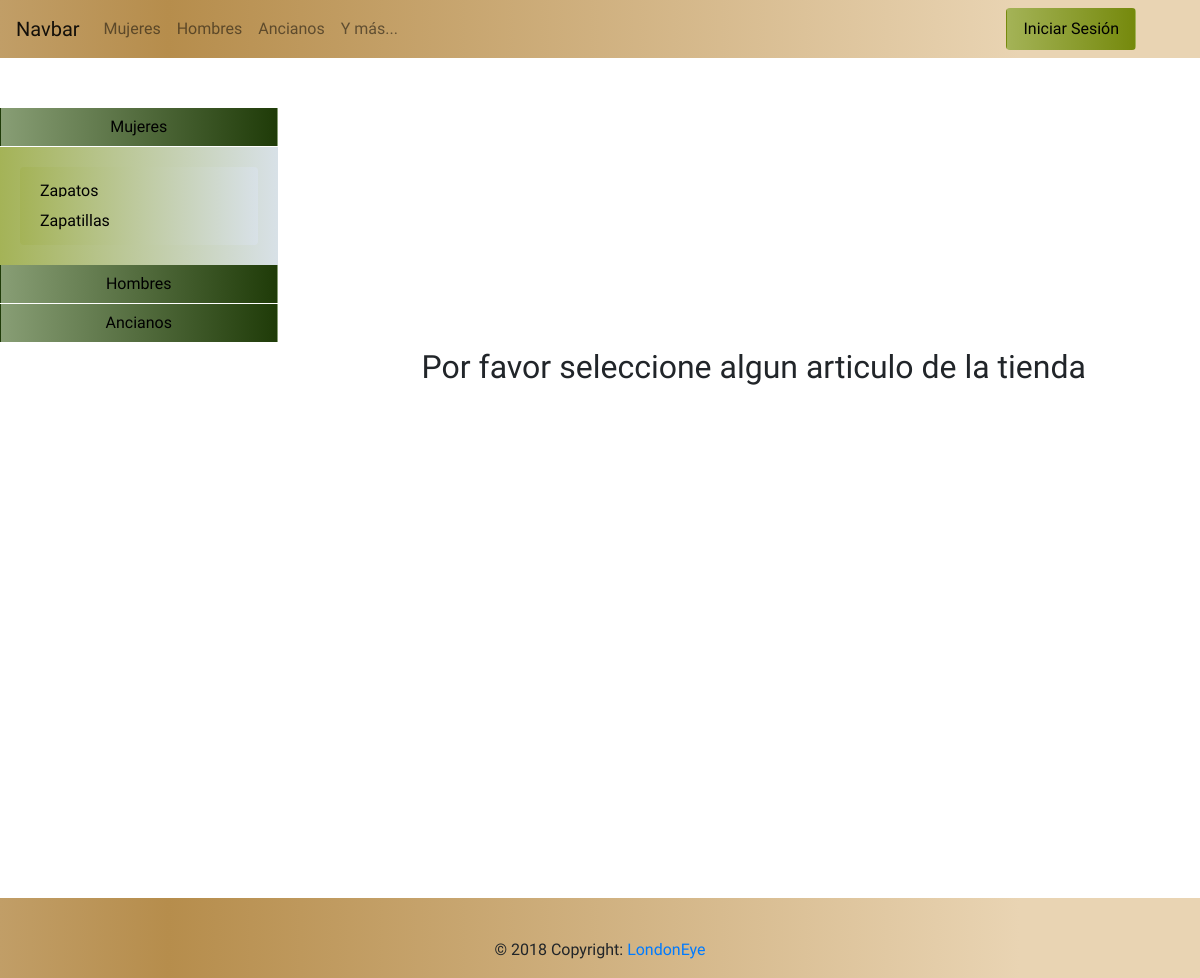
Screenshot of /tienda/tienda/3 with the database file from the repository.
### tables this page shows
CREATE TABLE `tipo_ropa` (
  `id_tipo_ropa` int(11) NOT NULL,
  `nombre_tipo_ropa` varchar(50) NOT NULL,
  `imagen_tipo_ropa` varchar(255) NOT NULL,
  `estado` int(11) DEFAULT '1',
  `estado_importante` int(11) NOT NULL DEFAULT '0'
);

CREATE TABLE `sub_tipo_ropa` (
  `id_sub_tipo_ropa` int(11) NOT NULL,
  `nombre_sub_tipo_ropa` varchar(50) NOT NULL,
  `estado` int(11) NOT NULL DEFAULT '1'
);

### application/libraries/Layout_tienda.php (called while the page is built, shortened)
<?php if ( ! defined('BASEPATH') ) exit('No direct script access allowed');
class Layout_tienda
{
private $CI;
public $layout = 'plantilla_tienda';
public function __construct($layout = 'plantilla_tienda')
{
$this->CI =& get_instance();
$this->layout = $layout;
}
function view($view = null, $data = null, $return = false)
{
$layout = "layouts/{$this->layout}";
$vista = (substr($view, 0, 1) == '/' ? $view : "{$this->CI->router->directory}{$this->CI->router->class}/{$view}");
$load_view = array('content_for_layout' => $this->CI->load->view($vista, $data, true));
if ( $return )
return $this->CI->load->view($layout, $load_view, true);
else
$this->CI->load->view($layout, $load_view, false);
}
}

### application/controllers/Tienda.php (called while the page is built, shortened)
<?php
class Tienda extends CI_Controller {
public function tienda($id_tipo_topa){
			$data = array(
				'id_tipo_topa_url' => $id_tipo_topa ,
			);
			$this->layout_tienda->view("tienda/articulos",$data);
}
}

### index.php (called while the page is built, shortened)
<?php
require_once BASEPATH.'core/CodeIgniter.php';

### application/views/tienda/tienda/articulos.php (the view)
<div class="row tienda_productos">
	<div class="col-lg-3 col-md-3 col-sm-12 col-xs-12" style="padding-top: 50px">
 <?php
  $tipo_ropas = $this->db->query("SELECT * FROM tipo_ropa WHERE estado = 1 AND id_tipo_ropa IN (SELECT tipo_ropa FROM ropa_tienda WHERE estado_ropa = 1);");
 ?>
 <?php foreach ($tipo_ropas->result() as $tipo_ropa): ?>
				 <p>
					 <button class="btn btn-block collapse_boton" type="button" data-toggle="collapse" data-target="#collapse_<?php echo $tipo_ropa->nombre_tipo_ropa ?>" aria-expanded="false" aria-controls="collapse">
								 <?php echo $tipo_ropa->nombre_tipo_ropa ?>
						</button>
				 </p>
				 <div class="collapse <?php echo $tipo_ropa->id_tipo_ropa == $id_tipo_topa_url ? 'show':'';?> " id="collapse_<?php echo $tipo_ropa->nombre_tipo_ropa ?>">
					 <div class="card-body cuerpo_tarjeta">
						 <ul class="list-group li_sin_margen">
		 <?php
	 	$sub_tipo_ropas = $this->db->query("SELECT * FROM sub_tipo_ropa WHERE estado = 1 AND id_sub_tipo_ropa IN (SELECT sub_tipo_ropa FROM ropa_tienda WHERE estado_ropa = 1 AND $tipo_ropa->id_tipo_ropa = tipo_ropa);");
	 	 ?>
			   <?php foreach ($sub_tipo_ropas->result() as $sub_tipo_ropa): ?>
								 <li class="list-group-item borderless"><a onclick="articulos_tienda(<?php echo $tipo_ropa->id_tipo_ropa ?>,<?php echo $sub_tipo_ropa->id_sub_tipo_ropa ?>)"><?php echo $sub_tipo_ropa->nombre_sub_tipo_ropa ?></a></li>
							 <?php endforeach; ?>
						 </ul>
					 </div>
				 </div>
 <?php endforeach; ?>
	</div>
	<div class="col-lg-9 col-md-9 col-sm-12 col-xs-12" style="padding-top: 50px;" id="respuesta_ajax_articulo">
				<div class="" style="height:500px;">
						<center style="margin-top:15rem;"><h2>Por favor seleccione algun articulo de la tienda</h2></center>
				</div>
	</div>
</div>

### application/views/layouts/header_tienda.php (shortened to what this page needs)
<div class="row">
         <div class="col-lg-12 col-md-12 col-sm-12 col-xs-12" >
                   <nav class="navbar navbar-expand-lg navbar-light bg-light">
                         <a class="navbar-brand" href="<?php echo base_url(); ?>">Navbar</a>
                         <div class="collapse navbar-collapse" id="navbarSupportedContent">
                           <ul class="navbar-nav mr-auto">
                                  <?php
                                   $tipo_ropas = $this->db->query("SELECT * FROM tipo_ropa WHERE estado = 1 AND id_tipo_ropa IN (SELECT tipo_ropa FROM ropa_tienda WHERE estado_ropa = 1) AND estado_importante = 1 LIMIT 4;");
                                  ?>
                                  <?php foreach ($tipo_ropas->result() as $tipo_ropa): ?>
                                          <li class="nav-item">
                                            <a class="nav-link" href="<?php echo base_url();?>tienda/tienda/<?php echo $tipo_ropa->id_tipo_ropa ?>" role="button">
                                              <?php echo $tipo_ropa->nombre_tipo_ropa ?>
                                            </a>
                                          </li>
                                  <?php endforeach; ?>
                            <li class="nav-item">
                               <a class="nav-link" href="<?php echo base_url();?>tienda/tienda/all" role="button">
                                 Y m&aacute;s...
                               </a>
                             </li>
                       </ul>
                       <?php if ($this->session->userdata("login_tienda")): ?>
                           <ul class="navbar-nav mr-5">
                               <li class="nav-item dropdown">
                                   <a class="nav-link btn btn-verde my-2 my-sm-0" href="#" id="opciones" role="button" data-toggle="dropdown" aria-haspopup="true" aria-expanded="false" style="color: black;">
                                     Bienvenido, <?php echo $this->session->userdata("nombre_persona_tienda") ?>
                                   </a>
                                   <div class="dropdown-menu" aria-labelledby="opciones">
                                     <a class="dropdown-item" href="<?php echo base_url();?>tienda/carrito">Ver Carrito</a>
                                     <a class="dropdown-item" href="<?php echo base_url();?>tienda/logout">Cerrar Sesi&oacute;n</a>
                                   </div>
                                 </li>
                           </ul>
                       <?php else: ?>
                          <a class="nav-link btn btn-verde mr-5" href="<?php echo base_url();?>tienda/inicio">Iniciar Sesi&oacute;n</a>
                        <?php endif ?>
                         </div>
                   </nav>
           </div>
     </div>

### public/app_tienda.css (style rules this page uses)
* { font-family: 'Gugi', cursive; }
footer, .navbar { background: rgba(243,226,199,1); background: -moz-linear-gradient(left, rgba(243,226,199,1) 0%, rgba(193,158,103,1) 0%, rgba(182,141,76,1) 14%, rgba(233,212,179,1) 85%, rgba(233,212,179,1) 100%); background: -webkit-gradient(left top, right top, color-stop(0%, rgba(243,226,199,1)), color-stop(0%, rgba(193,158,103,1)), color-stop(14%, rgba(182,141,76,1)), color-stop(85%, rgba(233,212,179,1)), color-stop(100%, rgba(233,212,179,1))); background: -webkit-linear-gradient(left, rgba(243,226,199,1) 0%, rgba(193,158,103,1) 0%, rgba(182,141,76,1) 14%, rgba(233,212,179,1) 85%, rgba(233,212,179,1) 100%); background: -o-linear-gradient(left, rgba(243,226,199,1) 0%, rgba(193,158,103,1) 0%, rgba(182,141,76,1) 14%, rgba(233,212,179,1) 85%, rgba(233,212,179,1) 100%); background: -ms-linear-gradient(left, rgba(243,226,199,1) 0%, rgba(193,158,103,1) 0%, rgba(182,141,76,1) 14%, rgba(233,212,179,1) 85%, rgba(233,212,179,1) 100%); background: linear-gradient(to right, rgba(243,226,199,1) 0%, rgba(193,158,103,1) 0%, rgba(182,141,76,1) 14%, rgba(233,212,179,1) 85%, rgba(233,212,179,1) 100%); filter: progid:DXImageTransform.Microsoft.gradient( startColorstr='#f3e2c7', endColorstr='#e9d4b3', GradientType=1 ); }
.borderless { border: 0 none; background: rgba(164,179,87,1); background: -moz-linear-gradient(left, rgba(164,179,87,1) 0%, rgba(216,225,231,1) 100%); background: -webkit-gradient(left top, right top, color-stop(0%, rgba(164,179,87,1)), color-stop(100%, rgba(216,225,231,1))); background: -webkit-linear-gradient(left, rgba(164,179,87,1) 0%, rgba(216,225,231,1) 100%); background: -o-linear-gradient(left, rgba(164,179,87,1) 0%, rgba(216,225,231,1) 100%); background: -ms-linear-gradient(left, rgba(164,179,87,1) 0%, rgba(216,225,231,1) 100%); background: linear-gradient(to right, rgba(164,179,87,1) 0%, rgba(216,225,231,1) 100%); filter: progid:DXImageTransform.Microsoft.gradient( startColorstr='#a4b357', endColorstr='#d8e1e7', GradientType=1 ); }
.borderless a { cursor: pointer; }
.borderless { color: black; }
.collapse_boton { margin-bottom: -15px; border-radius: 0px; background: rgba(136,158,117,1); background: -moz-linear-gradient(left, rgba(136,158,117,1) 0%, rgba(31,59,8,1) 100%); background: -webkit-gradient(left top, right top, color-stop(0%, rgba(136,158,117,1)), color-stop(100%, rgba(31,59,8,1))); background: -webkit-linear-gradient(left, rgba(136,158,117,1) 0%, rgba(31,59,8,1) 100%); background: -o-linear-gradient(left, rgba(136,158,117,1) 0%, rgba(31,59,8,1) 100%); background: -ms-linear-gradient(left, rgba(136,158,117,1) 0%, rgba(31,59,8,1) 100%); background: linear-gradient(to right, rgba(136,158,117,1) 0%, rgba(31,59,8,1) 100%); filter: progid:DXImageTransform.Microsoft.gradient( startColorstr='#889e75', endColorstr='#1f3b08', GradientType=1 ); }
.li_sin_margen li { margin-bottom: -18px; }
.cuerpo_tarjeta { background: rgba(164,179,87,1); background: -moz-linear-gradient(left, rgba(164,179,87,1) 0%, rgba(216,225,231,1) 100%); background: -webkit-gradient(left top, right top, color-stop(0%, rgba(164,179,87,1)), color-stop(100%, rgba(216,225,231,1))); background: -webkit-linear-gradient(left, rgba(164,179,87,1) 0%, rgba(216,225,231,1) 100%); background: -o-linear-gradient(left, rgba(164,179,87,1) 0%, rgba(216,225,231,1) 100%); background: -ms-linear-gradient(left, rgba(164,179,87,1) 0%, rgba(216,225,231,1) 100%); background: linear-gradient(to right, rgba(164,179,87,1) 0%, rgba(216,225,231,1) 100%); filter: progid:DXImageTransform.Microsoft.gradient( startColorstr='#a4b357', endColorstr='#d8e1e7', GradientType=1 ); }
.btn-verde { background: rgba(164,179,87,1); background: -moz-linear-gradient(left, rgba(164,179,87,1) 0%, rgba(117,137,12,1) 100%); background: -webkit-gradient(left top, right top, color-stop(0%, rgba(164,179,87,1)), color-stop(100%, rgba(117,137,12,1))); background: -webkit-linear-gradient(left, rgba(164,179,87,1) 0%, rgba(117,137,12,1) 100%); background: -o-linear-gradient(left, rgba(164,179,87,1) 0%, rgba(117,137,12,1) 100%); background: -ms-linear-gradient(left, rgba(164,179,87,1) 0%, rgba(117,137,12,1) 100%); background: linear-gradient(to right, rgba(164,179,87,1) 0%, rgba(117,137,12,1) 100%); filter: progid:DXImageTransform.Microsoft.gradient( startColorstr='#a4b357', endColorstr='#75890c', GradientType=1 ); color: black; }

### rows the page displays
tipo_ropa: nombre_tipo_ropa "Mujeres"
tipo_ropa: nombre_tipo_ropa "Hombres"
tipo_ropa: nombre_tipo_ropa "Ancianos"
sub_tipo_ropa: nombre_sub_tipo_ropa "Zapatos"
sub_tipo_ropa: nombre_sub_tipo_ropa "Zapatillas"
